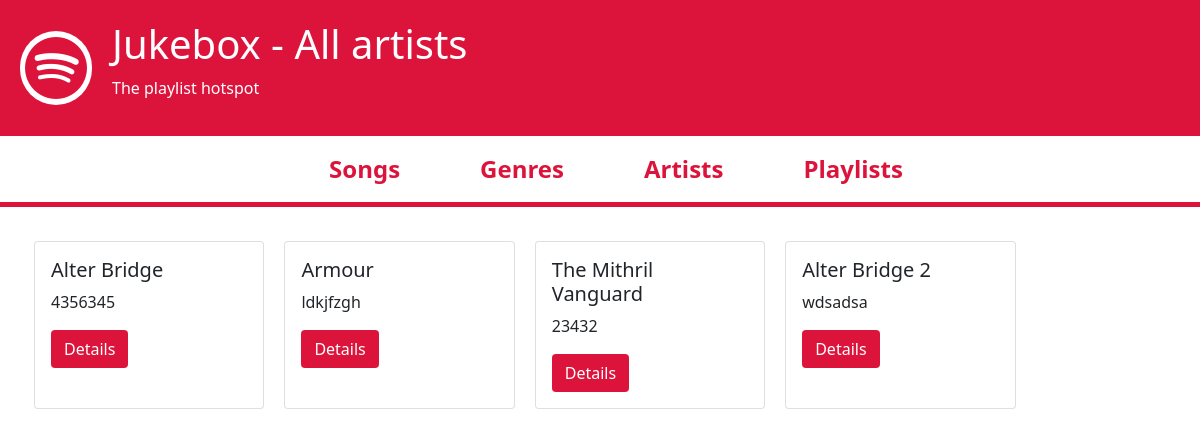
The app's page /artist/, older data.
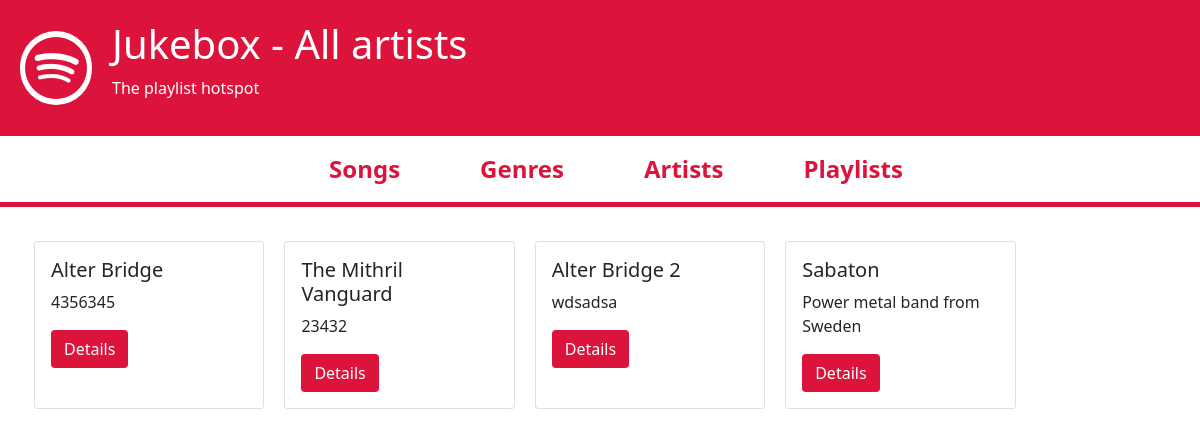
The same page, newer data.
### artist/models.py (models this page shows, shortened)
class Artist(models.Model):
    name = models.CharField(max_length=30, unique=True)
    description = models.TextField()
    nationality = models.CharField(max_length=30)
    image = models.ImageField(upload_to='images/artists/', default='/images/default/placeholder.png')
    clicks = models.IntegerField(editable = False, default = 0)
    def get_absolute_url(self):
        return reverse("artist_detail", kwargs={"artist_id": self.id})

### artist/views.py (the view)
# urls.py: path('artist/', artist_list_view, name='artist_list'),
def artist_list_view(request):
    queryset = Artist.objects.all()
    context = {
        'page_title': 'All artists',
        'object_list': queryset,
    }
    return render(request, 'artist/artist_list.html', context)

### artist/templates/artist/artist_list.html
{% extends 'base.html' %}
{% block content %}
<div class="list_container p-4">
    {% for artist in object_list %}
        <div class="card" style="width: 20%;">
            <div class="card-body">
              <h5 class="card-title">{{ artist.name }}</h5>
              <p class="card-text">{{ artist.description }}</p>
              <a href="{{ artist.get_absolute_url }}" class="btn">Details</a>
            </div>
        </div>
    {% endfor %}
</div>
{% endblock %}

Row changes from the older to the newer data that the page shows:
removed Artist: name "Armour", description "ldkjfzgh"
added Artist: name "Sabaton", description "Power metal band from Sweden"
